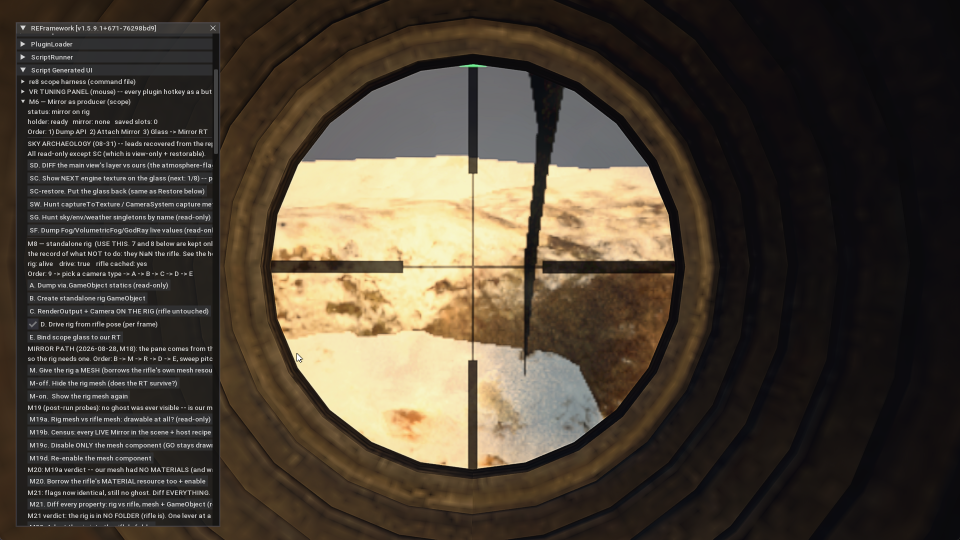
#> input picture dev-archive/recon/2026-09-05l-control-passes-ladder-tracks/ladder-rung0-start.png, 1920 x 1080 px (shown at 1/2 size)
$ python -i run1-ladder-and-1920.py   (imports and definitions only)
#> lines starting #> are read from the running program, lines starting #| are printed output that depends on the picture
import os, re, subprocess, sys, time
HERE = os.path.expanduser(r"~\re-village-scope-vr\dev-archive\tools")
DRIVE = os.path.join(HERE, "re8drive.py")
OUT = sys.argv[1]
# [1 line not run here, left out]
from PIL import Image, ImageStat, ImageFilter

def drive(*a):
    return subprocess.run([sys.executable, DRIVE, *a], capture_output=True, text=True).stdout

def stats(png):
#> called with png = 'ladder-rung0-start.png'
    im = Image.open(png).convert("L")
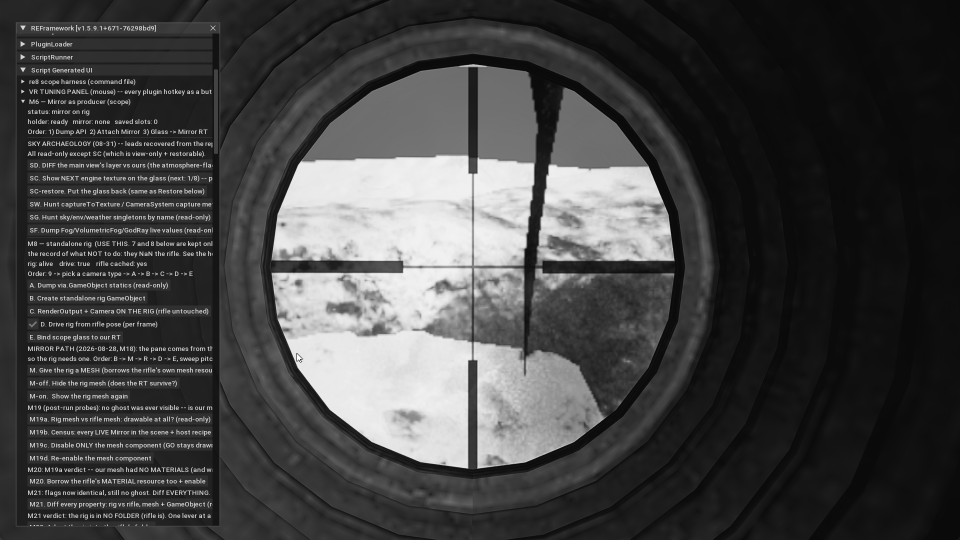
#> im: PIL image 1920x1080 L (shown at 1/2 size); min 0, max 255, mean 67
    c = im.crop((620, 150, 1320, 850))
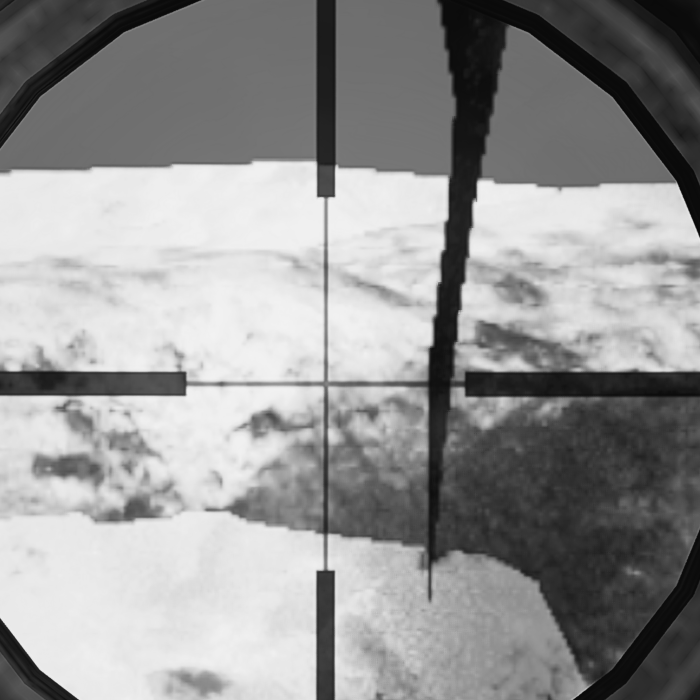
#> c: PIL image 700x700 L; min 9, max 242, mean 148.4
    s = ImageStat.Stat(c)
    top = ImageStat.Stat(im.crop((760, 160, 1180, 330)))
    lap = ImageStat.Stat(c.filter(ImageFilter.FIND_EDGES))
    return s.mean[0], s.stddev[0], top.mean[0], lap.mean[0]

def compositor_state():
    l = [x for x in drive("since", "4000").splitlines() if "mirror compositor:" in x]
    if not l: return "(no compositor line)"
    m = re.search(r"wb=([\d.]+).*?atmo=(\d) skyThresh=([\d.]+)", l[-1])
    return "atmo=%s skyThresh=%s wb=%s" % (m.group(2), m.group(3), m.group(1)) if m else l[-1][-80:]

# ---- ladder: 7 presses of numpad 9, capture each rung (already in ADS) ----
# [22 lines not run here, left out]
# [1 line that did not run here, left out]
# [6 lines not run here, left out]

>>> result = stats('ladder-rung0-start.png')
#> result = (148.4, 75.39, 103.2, 4.94)

$ run again, on dev-archive/recon/2026-09-05l-control-passes-ladder-tracks/1920-switch-no-allocation-frozen-jacket.png
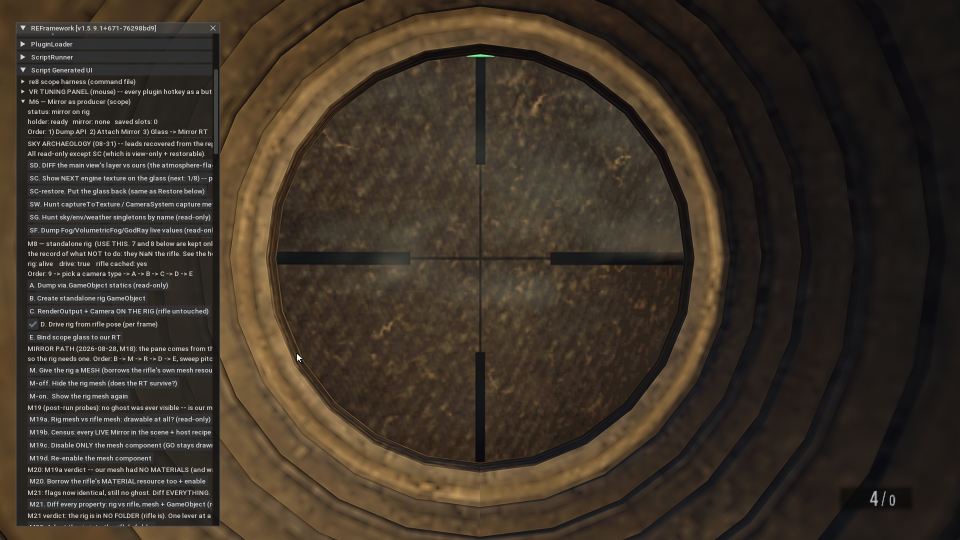
#> input picture dev-archive/recon/2026-09-05l-control-passes-ladder-tracks/1920-switch-no-allocation-frozen-jacket.png, 1920 x 1080 px (shown at 1/2 size)
#> in stats, `im = Image.open(png).convert("L")`:
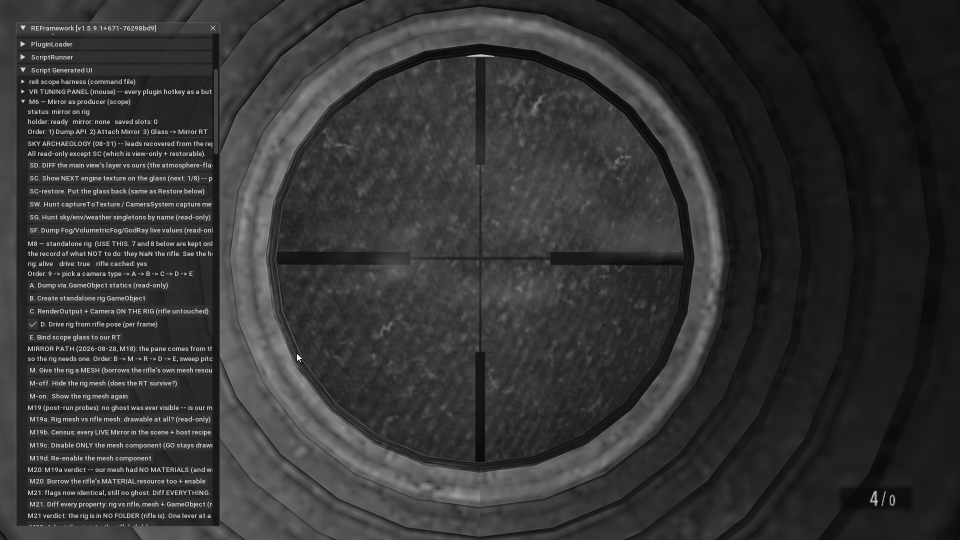
#> im: PIL image 1920x1080 L (shown at 1/2 size); min 0, max 255, mean 52.4
#> in stats, `c = im.crop((620, 150, 1320, 850))`:
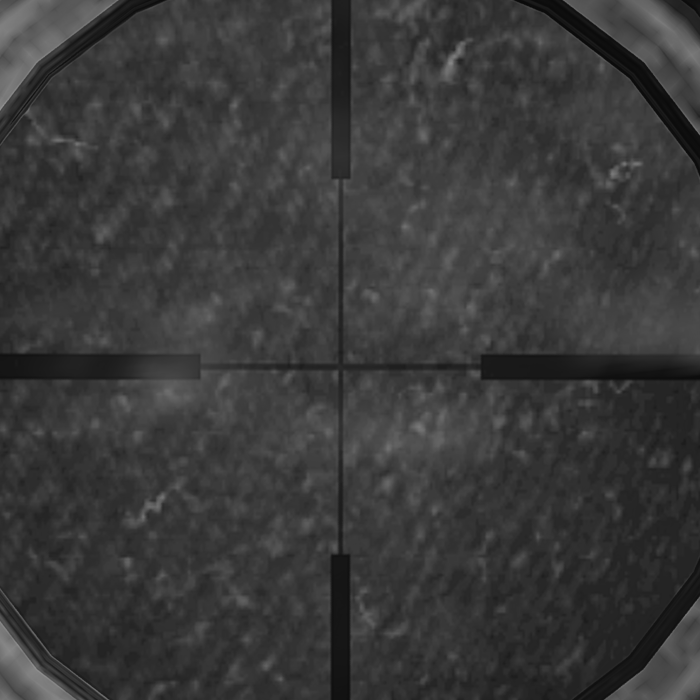
#> c: PIL image 700x700 L; min 10, max 144, mean 57.6
#> result = (57.57, 15.35, 60.14, 3.25)
